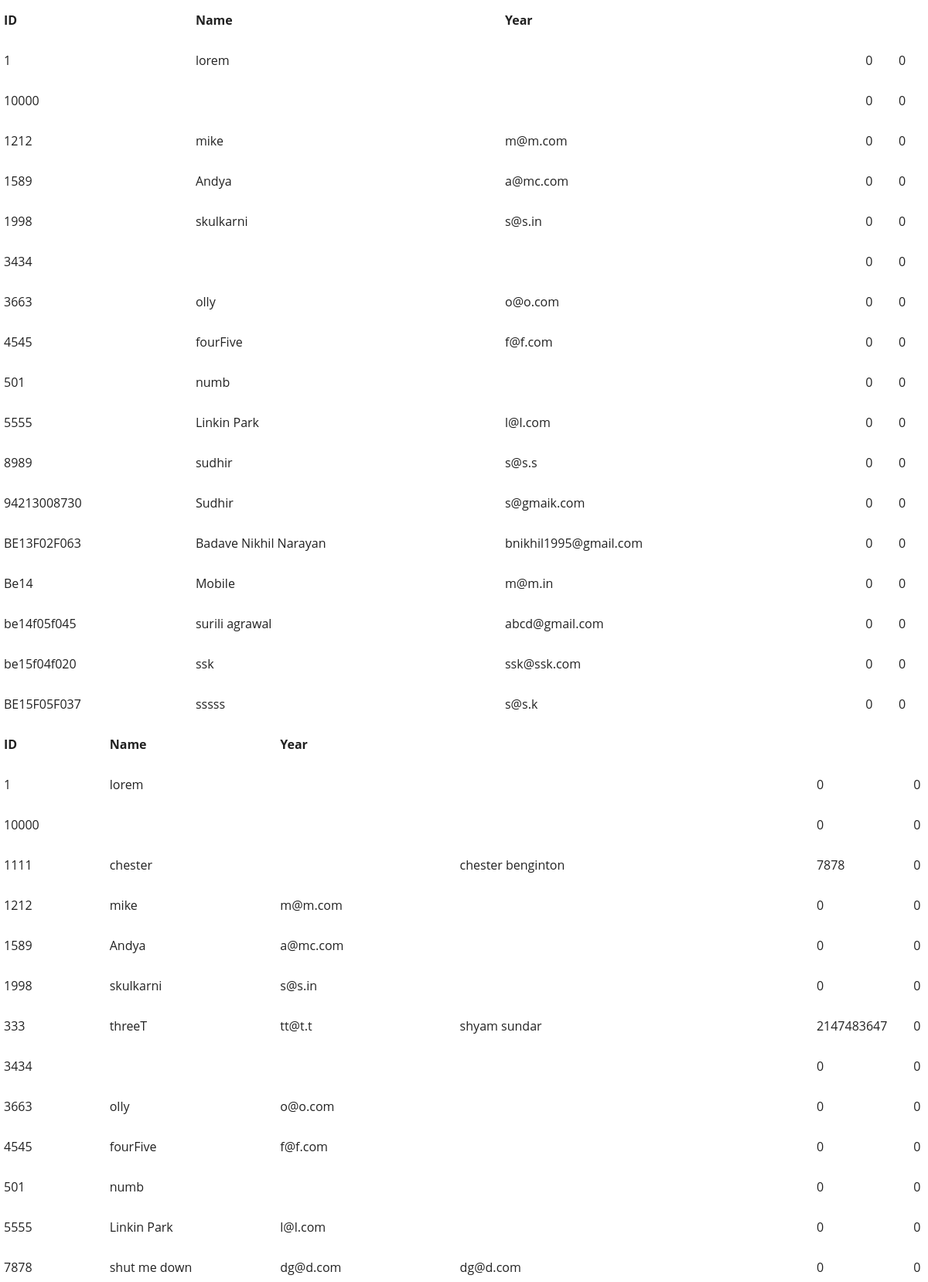
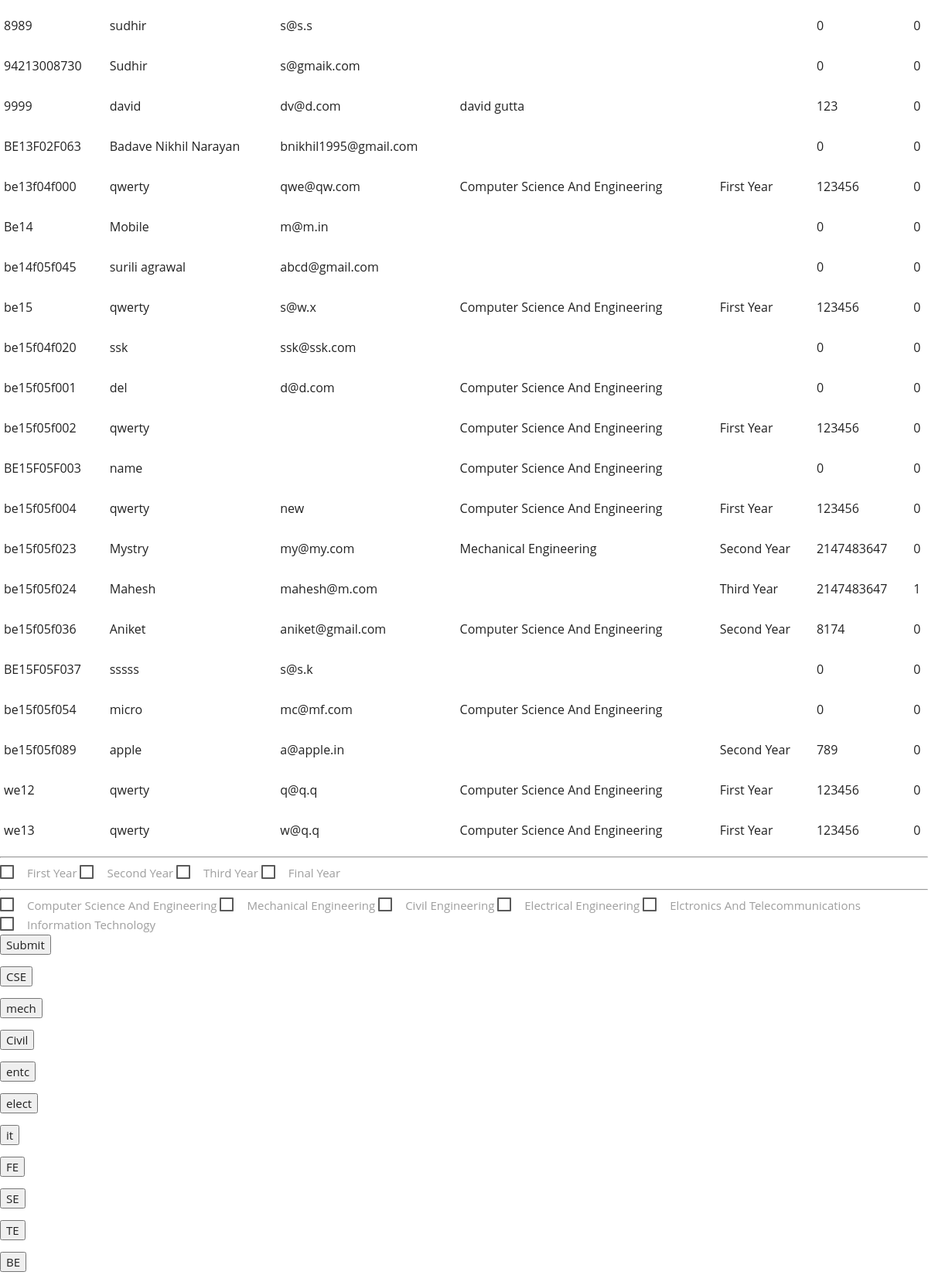
The app's page /core/sorting.php (signed in, upper part) with its own data (2 pictures, top to bottom).
### tables this page shows
CREATE TABLE `users` (
  `userId` varchar(11) NOT NULL,
  `userName` varchar(30) NOT NULL,
  `Gender` varchar(6) NOT NULL,
  `userEmail` varchar(60) NOT NULL,
  `userPass` varchar(255) NOT NULL,
  `Skills` varchar(255) NOT NULL,
  `class` varchar(15) NOT NULL,
  `song` varchar(16) NOT NULL,
  `mobile` int(16) NOT NULL,
  `age` int(2) NOT NULL,
  `urself` varchar(255) NOT NULL,
  `branch` varchar(32) NOT NULL,
  `check1` int(1) NOT NULL DEFAULT '0',
  `check2` varchar(1) NOT NULL DEFAULT '0',
  `check3` varchar(1) NOT NULL DEFAULT '0',
  `check4` varchar(1) NOT NULL DEFAULT '0',
  `academic_year` varchar(16) NOT NULL,
  `dob` varchar(255) NOT NULL,
  `state` text NOT NULL,
  `local_hostel` int(4) NOT NULL,
  `web` int(11) NOT NULL DEFAULT '0',
  `app` int(11) NOT NULL DEFAULT '0',
  `photoshop` int(11) NOT NULL DEFAULT '0',
  `animation` int(11) NOT NULL DEFAULT '0',
  `networking` int(11) NOT NULL DEFAULT '0',
  `autocad` int(11) NOT NULL DEFAULT '0',
  `katia` int(11) NOT NULL DEFAULT '0',
  `robocon` int(11) NOT NULL DEFAULT '0',
  `other` int(11) NOT NULL DEFAULT '0',
  `acting` int(11) NOT NULL DEFAULT '0',
  `dance` int(11) DEFAULT '0',
  `ankering` int(11) NOT NULL DEFAULT '0',
  `singing` int(11) NOT NULL DEFAULT '0',
  `drama` int(11) NOT NULL DEFAULT '0',
  `writing` int(11) NOT NULL DEFAULT '0',
  `poetry` int(11) NOT NULL DEFAULT '0',
  `drawing` int(11) NOT NULL DEFAULT '0',
  `decoration` int(11) NOT NULL DEFAULT '0',
  `painting` int(11) NOT NULL DEFAULT '0',
  `cricket` int(11) NOT NULL DEFAULT '0',
  `badminton` int(11) NOT NULL DEFAULT '0',
  `football` int(11) NOT NULL DEFAULT '0',
  `chess` int(11) NOT NULL DEFAULT '0',
  `kabbadi` int(11) NOT NULL DEFAULT '0',
  `vollyball` int(11) NOT NULL DEFAULT '0',
  `leader` int(11) NOT NULL DEFAULT '0',
  `member` int(11) NOT NULL DEFAULT '0'
);

### Core/sorting.php (the view, shortened to what this page needs)
<?php
	$servername = "localhost";
	$username = "root";
	$password = "";
	$dbname = "students";
	include 'checkbox.php';
	$conn = new mysqli($servername, $username, $password, $dbname);
	if (isset($_POST['FE'])) {
		$fe = 'First Year';
	  } else {
	  	$fe = '';
	}
	if (isset($_POST['SE'])) {
		$se = 'Second Year';
	} else {
		$se = '';
	}
	if (isset($_POST['TE'])) {
	    $te = 'Third Year';
	} else {
		$te = '';
	}
	if (isset($_POST['BE'])) {
		$be = 'Final Year';
	} else {
		$be ='';
	}
	if (isset($_POST['CSE'])) {
		$cse = 'Computer Science And Engineering';
	} else {
		$cse ='';
	}
	if (isset($_POST['Mech'])) {
		$mech = 'Mechanical Engineering';
	} else {
		$mech ='';
	}
	if (isset($_POST['Civil'])) {
		$civil = 'Civil Engineering';
	} else {
		$civil ='';
	}
	if (isset($_POST['Entc'])) {
		$entc = 'Elctronics And Telecommunications';
	} else {
		$entc ='';
	}
	if (isset($_POST['Elect'])) {
		$elect = 'Electrical Engineering';
	} else {
		$elect ='';
	}
	if (isset($_POST['It'])) {
		$it = 'Information Technology';
	} else {
		$it ='';
	}
		$sql = "SELECT * FROM users WHERE (academic_year = '$fe' or academic_year = '$se' or academic_year = '$te' or academic_year = '$be') and ( Skills = '$cse' or Skills = '$mech' or Skills = '$civil' or Skills = '$entc' or Skills = '$it' or Skills = '$elect' ) ";
		$result = $conn->query($sql);
		if ($result->num_rows > 0) {
			 echo "<table> <tr><th>ID</th> <th>Name</th> <th>Year</th></tr>";
			 while($row = $result->fetch_assoc()) {
				 echo "<tr> <td> ".$row["userId"]." </td> <td> ".$row["userName"]." </td> <td>  ".$row["userEmail"]." </td> <td>".$row["Skills"]."</td> <td>".$row["academic_year"]."</td> <td>".$row["mobile"]."</td> <td>".$row["web"]."</td>  </tr>";
			 }
			 echo "</table>";
		} else {
			 echo "0 results";
		}
	$checkboxes = "SELECT * FROM users WHERE app = '$app' OR web = '$web' OR photoshop ='$graphics' OR animation = '$animations' OR networking = '$networking' OR autocad = '$autocad' OR katia = '$katia' OR robocon ='$robocon' OR other = '$other' OR acting = '$act' OR dance = '$dance' OR ankering = '$anker' OR singing = '$sing' OR drama ='$drama' OR writing = '$writing' OR poetry = '$poetry' OR drawing = '$drawing' OR decoration ='$decoraction' OR painting ='$paint' OR cricket ='$cricket' OR badminton='$badminton' OR football ='$football' OR chess ='$chess' or kabbadi ='$kabbadi' OR vollyball ='$vollyball'";
	$result = $conn->query($checkboxes);
	if ($result->num_rows > 0) {
		 echo "<table> <tr><th>ID</th> <th>Name</th> <th>Year</th></tr>";
		 while($row = $result->fetch_assoc()) {
			 echo "<tr> <td> ".$row["userId"]." </td> <td> ".$row["userName"]." </td> <td>  ".$row["userEmail"]." </td> <td>".$row["Skills"]."</td> <td>".$row["academic_year"]."</td> <td>".$row["mobile"]."</td> <td>".$row["web"]."</td>  </tr>";
		 }
		 echo "</table>";
	} else {
		 echo "0 results";
	}
?>
<!DOCTYPE html>
<html>
<head>
  <link rel="stylesheet" href="../Assets/css/base.css">
</head>
<body>
		<form action="sorting.php" method="POST">
					<div class="form-group">
						 <hr />
						 <label for="fe">First Year</label>
						 <label for="se">Second Year</label>
						 <label for="te">Third Year</label>
						 <label for="be">Final Year</label>
					</div>
					<div class="form-group">
						 <hr />
						 <label for="cse">Computer Science And Engineering</label>
						 <label for="mech">Mechanical Engineering</label>
						 <label for="civil">Civil Engineering</label>
						 <label for="elect">Electrical Engineering</label>
						 <label for="entc">Elctronics And Telecommunications</label>
						 <label for="it">Information Technology</label>
					</div>
		    <input type="submit" value="Submit">
		</form>
		<form action="" method="POST" name="singular">
			<input type="submit" value="CSE" name="single-cse">
		</form>
		<form action="" method="POST" name="singular">
			<input type="submit" value="mech" name="single-mech">
		</form>
		<form action="" method="POST" name="singular">
			<input type="submit" value="Civil" name="single-civil">
		</form>
		<form action="" method="POST" name="singular">
			<input type="submit" value="entc" name="single-entc">
		</form>
		<form action="" method="POST" name="singular">
			<input type="submit" value="elect" name="single-elect">
		</form>
		<form action="" method="POST" name="singular">
			<input type="submit" value="it" name="single-it">
		</form>
		<form action="" method="POST" name="singular">
			<input type="submit" value="FE" name="single-fe">
		</form>
		<form action="" method="POST" name="singular">
			<input type="submit" value="SE" name="single-se">
		</form>
		<form action="" method="POST" name="singular">
			<input type="submit" value="TE" name="single-te">
		</form>
		<form action="" method="POST" name="singular">
			<input type="submit" value="BE" name="single-be">
		</form>
	</body>
	</html>

### records on screen
users: userId "1", userName "lorem", mobile "0", web "0"
users: userId "10000", mobile "0", web "0"
users: userId "1212", userName "mike", userEmail "m@m.com", mobile "0", web "0"
users: userId "1589", userName "Andya", userEmail "a@mc.com", mobile "0", web "0"
users: userId "1998", userName "skulkarni", userEmail "s@s.in", mobile "0", web "0"
users: userId "3434", mobile "0", web "0"
users: userId "3663", userName "olly", userEmail "o@o.com", mobile "0", web "0"
users: userId "4545", userName "fourFive", userEmail "f@f.com", mobile "0", web "0"
users: userId "501", userName "numb", mobile "0", web "0"
users: userId "5555", userName "Linkin Park", userEmail "l@l.com", mobile "0", web "0"
users: userId "8989", userName "sudhir", userEmail "s@s.s", mobile "0", web "0"
users: userId "94213008730", userName "Sudhir", userEmail "s@gmaik.com", mobile "0", web "0"
users: userId "BE13F02F063", userName "Badave Nikhil Narayan", userEmail "bnikhil1995@gmail.com", mobile "0", web "0"
users: userId "Be14", userName "Mobile", userEmail "m@m.in", mobile "0", web "0"
users: userId "be14f05f045", userName "surili agrawal", userEmail "abcd@gmail.com", mobile "0", web "0"
users: userId "be15f04f020", userName "ssk", userEmail "ssk@ssk.com", mobile "0", web "0"
users: userId "BE15F05F037", userName "sssss", userEmail "s@s.k", mobile "0", web "0"
users: userId "1111", userName "chester", Skills "chester benginton", mobile "7878", web "0"
users: userId "333", userName "threeT", userEmail "tt@t.t", Skills "shyam sundar", mobile "2147483647", web "0"
users: userId "7878", userName "shut me down", userEmail "dg@d.com", Skills "dg@d.com", mobile "0", web "0"
users: userId "9999", userName "david", userEmail "dv@d.com", Skills "david gutta", mobile "123", web "0"
users: userId "be13f04f000", userName "qwerty", userEmail "qwe@qw.com", Skills "Computer Science And Engineering", academic_year "First Year", mobile "123456", web "0"
users: userId "be15", userName "qwerty", userEmail "s@w.x", Skills "Computer Science And Engineering", academic_year "First Year", mobile "123456", web "0"
users: userId "be15f05f001", userName "del", userEmail "d@d.com", Skills "Computer Science And Engineering", mobile "0", web "0"
users: userId "be15f05f002", userName "qwerty", Skills "Computer Science And Engineering", academic_year "First Year", mobile "123456", web "0"
users: userId "BE15F05F003", userName "name", Skills "Computer Science And Engineering", mobile "0", web "0"
users: userId "be15f05f004", userName "qwerty", userEmail "new", Skills "Computer Science And Engineering", academic_year "First Year", mobile "123456", web "0"
users: userId "be15f05f023", userName "Mystry", userEmail "my@my.com", Skills "Mechanical Engineering", academic_year "Second Year", mobile "2147483647", web "0"
users: userId "be15f05f024", userName "Mahesh", userEmail "mahesh@m.com", academic_year "Third Year", mobile "2147483647", web "1"
users: userId "be15f05f036", userName "Aniket", userEmail "aniket@gmail.com", Skills "Computer Science And Engineering", academic_year "Second Year", mobile "8174", web "0"
users: userId "be15f05f054", userName "micro", userEmail "mc@mf.com", Skills "Computer Science And Engineering", mobile "0", web "0"
users: userId "be15f05f089", userName "apple", userEmail "a@apple.in", academic_year "Second Year", mobile "789", web "0"
users: userId "we12", userName "qwerty", userEmail "q@q.q", Skills "Computer Science And Engineering", academic_year "First Year", mobile "123456", web "0"
users: userId "we13", userName "qwerty", userEmail "w@q.q", Skills "Computer Science And Engineering", academic_year "First Year", mobile "123456", web "0"
